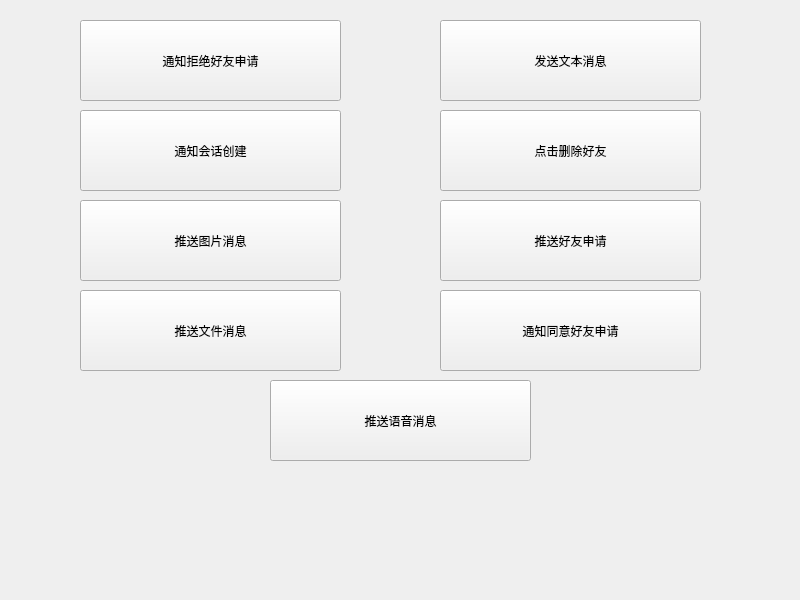
<?xml version="1.0" encoding="UTF-8"?>
<ui version="4.0">
 <class>Widget</class>
 <widget class="QWidget" name="Widget">
  <property name="geometry">
   <rect>
    <x>0</x>
    <y>0</y>
    <width>800</width>
    <height>600</height>
   </rect>
  </property>
  <property name="windowTitle">
   <string>Widget</string>
  </property>
  <widget class="QPushButton" name="pushButton">
   <property name="geometry">
    <rect>
     <x>440</x>
     <y>20</y>
     <width>261</width>
     <height>81</height>
    </rect>
   </property>
   <property name="text">
    <string>发送文本消息</string>
   </property>
  </widget>
  <widget class="QPushButton" name="pushButton_2">
   <property name="geometry">
    <rect>
     <x>440</x>
     <y>110</y>
     <width>261</width>
     <height>81</height>
    </rect>
   </property>
   <property name="text">
    <string>点击删除好友</string>
   </property>
  </widget>
  <widget class="QPushButton" name="pushButton_3">
   <property name="geometry">
    <rect>
     <x>440</x>
     <y>200</y>
     <width>261</width>
     <height>81</height>
    </rect>
   </property>
   <property name="text">
    <string>推送好友申请</string>
   </property>
  </widget>
  <widget class="QPushButton" name="pushButton_4">
   <property name="geometry">
    <rect>
     <x>440</x>
     <y>290</y>
     <width>261</width>
     <height>81</height>
    </rect>
   </property>
   <property name="text">
    <string>通知同意好友申请</string>
   </property>
  </widget>
  <widget class="QPushButton" name="pushButton_5">
   <property name="geometry">
    <rect>
     <x>80</x>
     <y>20</y>
     <width>261</width>
     <height>81</height>
    </rect>
   </property>
   <property name="text">
    <string>通知拒绝好友申请</string>
   </property>
  </widget>
  <widget class="QPushButton" name="pushButton_6">
   <property name="geometry">
    <rect>
     <x>80</x>
     <y>110</y>
     <width>261</width>
     <height>81</height>
    </rect>
   </property>
   <property name="text">
    <string>通知会话创建</string>
   </property>
  </widget>
  <widget class="QPushButton" name="pushButton_7">
   <property name="geometry">
    <rect>
     <x>80</x>
     <y>200</y>
     <width>261</width>
     <height>81</height>
    </rect>
   </property>
   <property name="text">
    <string>推送图片消息</string>
   </property>
  </widget>
  <widget class="QPushButton" name="pushButton_8">
   <property name="geometry">
    <rect>
     <x>80</x>
     <y>290</y>
     <width>261</width>
     <height>81</height>
    </rect>
   </property>
   <property name="text">
    <string>推送文件消息</string>
   </property>
  </widget>
  <widget class="QPushButton" name="pushButton_9">
   <property name="geometry">
    <rect>
     <x>270</x>
     <y>380</y>
     <width>261</width>
     <height>81</height>
    </rect>
   </property>
   <property name="text">
    <string>推送语音消息</string>
   </property>
  </widget>
 </widget>
 <resources/>
 <connections/>
</ui>
